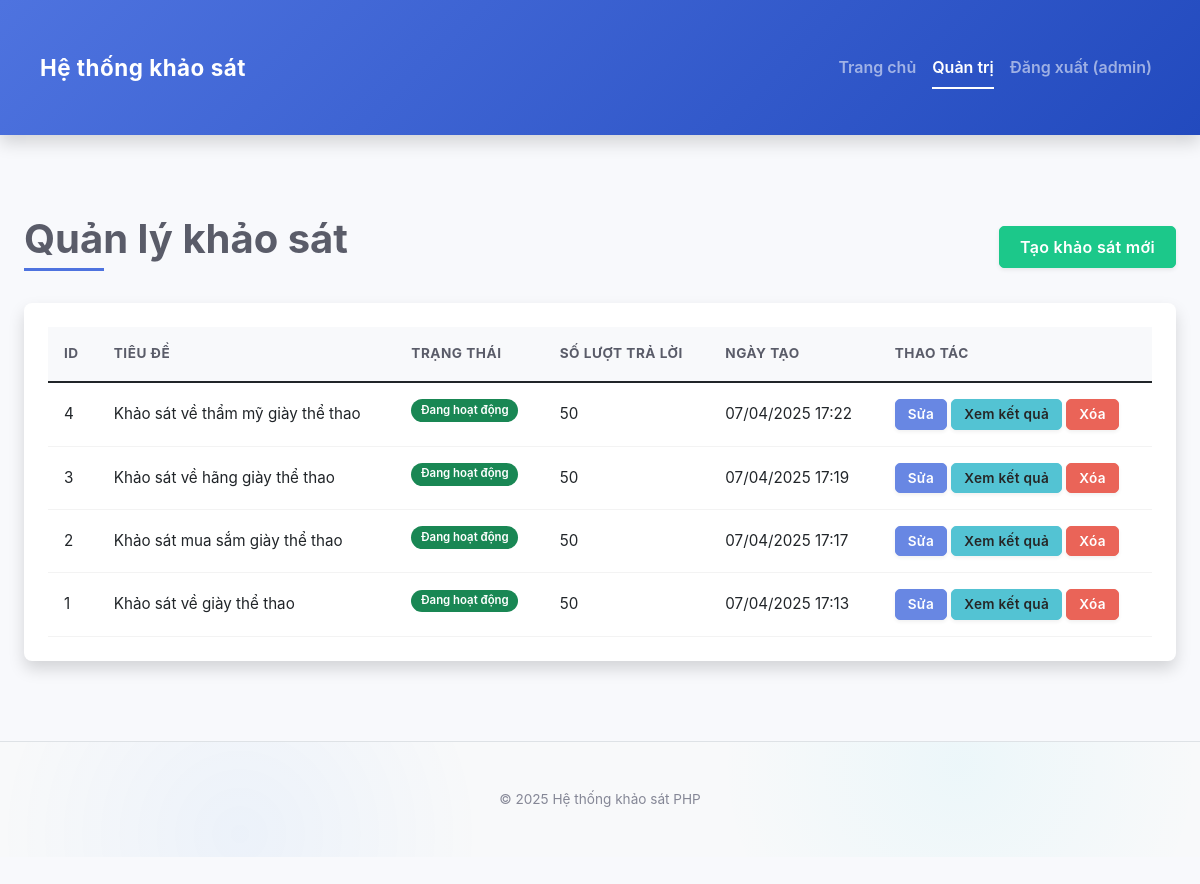
/admin/index.php (signed in), run on the app's committed database.
### tables this page shows
CREATE TABLE `surveys` (
  `id` int(11) NOT NULL,
  `title` varchar(255) NOT NULL,
  `description` text DEFAULT NULL,
  `status` enum('active','inactive') DEFAULT 'active',
  `created_at` timestamp NOT NULL DEFAULT current_timestamp()
);

### admin/index.php (the view, shortened to what this page needs)
<?php
require_once "../config/db.php";
$sql = "SELECT s.*,
        (SELECT COUNT(DISTINCT r.user_id) FROM responses r WHERE r.survey_id = s.id AND r.completed = TRUE) as responses_count
        FROM surveys s
        ORDER BY s.created_at DESC";
$result = mysqli_query($conn, $sql);
?>
<!DOCTYPE html>
<html lang="vi">
<head>
    <link href="https://cdn.jsdelivr.net/npm/bootstrap@5.1.3/dist/css/bootstrap.min.css" rel="stylesheet">
    <link href="../assets/css/style.css" rel="stylesheet">
</head>
<body>
    <nav class="navbar navbar-expand-lg navbar-dark bg-primary">
        <div class="container">
            <a class="navbar-brand" href="../index.php">Hệ thống khảo sát</a>
            <div class="collapse navbar-collapse" id="navbarNav">
                <ul class="navbar-nav ms-auto">
                    <li class="nav-item">
                        <a class="nav-link" href="../index.php">Trang chủ</a>
                    </li>
                    <li class="nav-item">
                        <a class="nav-link active" href="./index.php">Quản trị</a>
                    </li>
                    <li class="nav-item">
                        <a class="nav-link" href="../account/logout.php">Đăng xuất (<?php echo htmlspecialchars($_SESSION['admin_username']); ?>)</a>
                    </li>
                </ul>
            </div>
        </div>
    </nav>
    <div class="container mt-5">
        <div class="d-flex justify-content-between align-items-center mb-4">
            <h1>Quản lý khảo sát</h1>
            <a href="./create-survey.php" class="btn btn-success">Tạo khảo sát mới</a>
        </div>
        <div class="card">
            <div class="card-body">
                <div class="table-responsive">
                    <table class="table table-hover">
                        <thead>
                            <tr>
                                <th>ID</th>
                                <th>Tiêu đề</th>
                                <th>Trạng thái</th>
                                <th>Số lượt trả lời</th>
                                <th>Ngày tạo</th>
                                <th>Thao tác</th>
                            </tr>
                        </thead>
                        <tbody>
                            <?php if (mysqli_num_rows($result) > 0): ?>
                                <?php while ($survey = mysqli_fetch_assoc($result)): ?>
                                    <tr>
                                        <td><?php echo $survey['id']; ?></td>
                                        <td><?php echo htmlspecialchars($survey['title']); ?></td>
                                        <td>
                                            <span class="badge bg-<?php echo $survey['status'] == 'active' ? 'success' : 'secondary'; ?>">
                                                <?php echo $survey['status'] == 'active' ? 'Đang hoạt động' : 'Không hoạt động'; ?>
                                            </span>
                                        </td>
                                        <td><?php echo $survey['responses_count']; ?></td>
                                        <td><?php echo date('d/m/Y H:i', strtotime($survey['created_at'])); ?></td>
                                        <td>
                                            <a href="edit_survey.php?id=<?php echo $survey['id']; ?>" class="btn btn-sm btn-primary">Sửa</a>
                                            <a href="../results.php?survey_id=<?php echo $survey['id']; ?>" class="btn btn-sm btn-info">Xem kết quả</a>
                                            <a href="delete-survey.php?survey_id=<?php echo $survey['id']; ?>" class="btn btn-sm btn-danger btn-delete">Xóa</a>
                                        </td>
                                    </tr>
                                <?php endwhile; ?>
                            <?php else: ?>
                                <tr>
                                    <td colspan="6" class="text-center">Không có khảo sát nào.</td>
                                </tr>
                            <?php endif; ?>
                        </tbody>
                    </table>
                </div>
            </div>
        </div>
    </div>
    <footer class="mt-5 py-3 bg-light text-center">
        <div class="container">
            <p class="mb-0">&copy; <?php echo date('Y'); ?> Hệ thống khảo sát PHP</p>
        </div>
    </footer>
</body>
</html>

### assets/css/style.css (style rules this page uses)
:root { --primary-color: #4e73df; --primary-hover: #375bca; --secondary-color: #858796; --success-color: #1cc88a; --info-color: #36b9cc; --warning-color: #f6c23e; --danger-color: #e74a3b; --light-color: #f8f9fc; --dark-color: #5a5c69; --body-bg: #f8f9fc; --shadow-sm: 0 .125rem .25rem rgba(0, 0, 0, .075); --shadow: 0 .5rem 1rem rgba(0, 0, 0, .15); --shadow-lg: 0 1rem 3rem rgba(0, 0, 0, .175); --card-border: 1px solid rgba(0, 0, 0, .125); }
body { background-color: var(--body-bg); font-family: 'Nunito', -apple-system, BlinkMacSystemFont, "Segoe UI", Roboto, "Helvetica Neue", Arial, sans-serif; font-size: 1rem; color: #333; line-height: 1.6; position: relative; min-height: 100vh; display: flex; flex-direction: column; padding-bottom: 60px; }
.navbar { box-shadow: var(--shadow); background: linear-gradient(135deg, var(--primary-color), #224abe) !important; padding: 0.8rem 1rem; }
.navbar-brand { font-size: 1.4rem; font-weight: 700; letter-spacing: 0.5px; transition: transform 0.3s ease; }
.nav-link { font-weight: 600; padding: 0.5rem 1rem; transition: all 0.3s ease; position: relative; }
.nav-link::after { content: ''; position: absolute; width: 0; height: 2px; bottom: 0; left: 50%; background-color: #fff; transition: all 0.3s ease; }
.nav-link:hover::after,.nav-link.active::after { width: 80%; left: 10%; }
.container { padding: 2rem 1.5rem; max-width: 1200px; }
h1 { font-weight: 700; color: var(--dark-color); position: relative; padding-bottom: 0.5rem; }
h1::after { content: ''; position: absolute; left: 0; bottom: 0; height: 3px; width: 80px; background: var(--primary-color); }
.btn { border-radius: 5px; font-weight: 600; padding: 0.5rem 1.25rem; transition: all 0.3s ease; letter-spacing: 0.3px; box-shadow: var(--shadow-sm); }
.btn-success { background-color: var(--success-color); border-color: var(--success-color); }
.btn-primary { background-color: var(--primary-color); border-color: var(--primary-color); }
.btn-info { background-color: var(--info-color); border-color: var(--info-color); }
.btn-danger { background-color: var(--danger-color); border-color: var(--danger-color); }
.btn-sm { padding: 0.25rem 0.75rem; font-size: 0.85rem; }
.card { border: none; border-radius: 8px; box-shadow: var(--shadow); transition: all 0.3s ease; overflow: hidden; }
.card-body { padding: 1.5rem; }
.table { margin-bottom: 0; }
.table thead { background-color: #f8f9fb; }
.table thead th { border-bottom: none; font-weight: 700; color: var(--dark-color); text-transform: uppercase; font-size: 0.85rem; padding: 1rem; letter-spacing: 0.5px; }
.table tbody tr { transition: all 0.2s ease; border-bottom: 1px solid #f3f3f3; }
.table tbody td { vertical-align: middle; padding: 1rem; font-size: 0.95rem; }
.badge { font-weight: 600; padding: 0.5em 0.85em; border-radius: 30px; }
footer { background-color: #f1f3f5; border-top: 1px solid #dee2e6; padding: 1rem 0; text-align: center; font-size: 0.85rem; color: var(--secondary-color); margin-top: auto; position: relative; overflow: hidden; line-height: 1.4; }
footer::before { content: ''; position: absolute; top: -5px; left: 0; width: 100%; height: 5px; background: linear-gradient(90deg, transparent, rgba(13, 110, 253, 0.1), transparent); pointer-events: none; }
footer::after { content: ''; position: absolute; top: 0; left: 0; width: 100%; height: 100%; background-image: radial-gradient(circle at 20% 80%, rgba(13, 110, 253, 0.05) 0%, transparent 25%), radial-gradient(circle at 80% 20%, rgba(13, 202, 240, 0.05) 0%, transparent 25%); z-index: 0; pointer-events: none; }
footer p { margin: 0; position: relative; z-index: 1; }
.card, .btn, .navbar-brand { animation: fadeIn 0.6s ease-out; }
.btn-delete { position: relative; overflow: hidden; z-index: 1; }
.btn-delete:before { content: ''; position: absolute; top: 0; left: -100%; width: 100%; height: 100%; background: rgba(255, 255, 255, 0.2); transition: all 0.6s; z-index: -1; }
.table tbody tr td .btn { opacity: 0.85; transition: all 0.3s ease; }
.badge { position: relative; overflow: hidden; }
.badge::after { content: ''; position: absolute; top: 0; left: 0; width: 100%; height: 100%; background: linear-gradient(45deg, rgba(255,255,255,0) 0%, rgba(255,255,255,0.2) 50%, rgba(255,255,255,0) 100%); transform: translateX(-100%); animation: shimmer 2s infinite; }

### data on the page
surveys: id "4", title "Khảo sát về thẩm mỹ giày thể thao", status "Đang hoạt động", responses_count "50", created_at "07/04/2025 17:22"
surveys: id "3", title "Khảo sát về hãng giày thể thao", status "Đang hoạt động", responses_count "50", created_at "07/04/2025 17:19"
surveys: id "2", title "Khảo sát mua sắm giày thể thao", status "Đang hoạt động", responses_count "50", created_at "07/04/2025 17:17"
surveys: id "1", title "Khảo sát về giày thể thao", status "Đang hoạt động", responses_count "50", created_at "07/04/2025 17:13"

### other printed values
$_SESSION['admin_username'] "admin"
